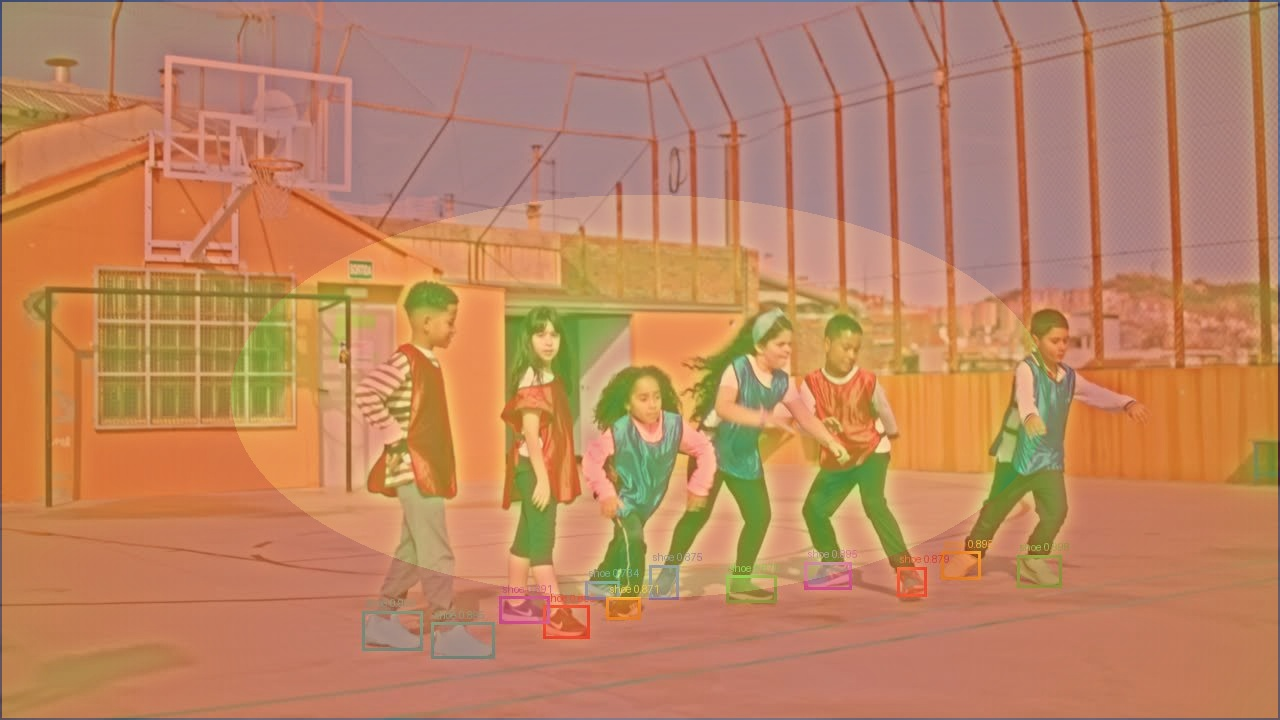
#> input picture perception/output/mock_rgbd_overlay.jpg, 1280 x 720 px
$ python validate_mock_rgbd.py --image ../output/mock_rgbd_overlay.jpg
#> lines starting #> are read from the running program, lines starting #| are printed output that depends on the picture; after the words box and inside, x2 and y2 are one past the last pixel; in counts of white or black regions, pixels touching at a corner belong together; long printed decimals are rounded
### perception/seg_web_node/mock_depth.py
"""Deterministic synthetic depth generation for Thor-only validation."""

from __future__ import annotations

import cv2
import numpy as np


def make_mock_depth(image_bgr: np.ndarray) -> np.ndarray:
    if image_bgr.ndim != 3 or image_bgr.shape[2] != 3:
        raise ValueError("image must be HxWx3 BGR")
    gray = cv2.cvtColor(image_bgr, cv2.COLOR_BGR2GRAY).astype(np.float32)
    smooth = cv2.GaussianBlur(gray, (0, 0), 9.0)
    depth = 700.0 + 1100.0 * (smooth / 255.0)
    height, width = gray.shape
    yy, xx = np.ogrid[:height, :width]
    ellipse = ((xx - width * 0.5) / (width * 0.32)) ** 2 + (
        (yy - height * 0.55) / (height * 0.28)
    ) ** 2 <= 1.0
    depth[ellipse] -= 180.0
    depth[:2, :] = 0
    depth[-2:, :] = 0
    depth[:, :2] = 0
    depth[:, -2:] = 0
    return np.clip(depth, 0, 65535).astype(np.uint16)

### perception/seg_web_node/lcm_protocol.py
"""Byte-exact G1 RGB/depth LCM packet encoders and decoders."""

from __future__ import annotations

import dataclasses
import struct
import zlib

import numpy as np

CAMERA_MAGIC = 0x4D524143
DEPTH_MAGIC = 0x48545044
CALIBRATION_MAGIC = 0x4C414343
ROBOT_STATE_MAGIC = 0x31545347
CAMERA_HEADER = struct.Struct("<IIIIQ")
DEPTH_HEADER = struct.Struct("<IIIBBHIQI")
CALIBRATION_PACKET = struct.Struct("<IHHQQIIIII20d")
ROBOT_STATE_HEADER = struct.Struct("<IHHQQqB")
ROBOT_STATE_FLOATS = struct.Struct("<107f")
DEPTH_ENCODING_RAW_ZLIB = 0
DEPTH_SOURCE_ALIGNED_TO_COLOR = 0
DEPTH_SOURCE_RESIZE_ONLY = 1
DEPTH_SOURCE_RAW_DEPTH_OPTICAL = 2
ROBOT_STATE_HAS_TORSO_IMU = 1


@dataclasses.dataclass(frozen=True)
class CameraFrame:
    width: int
    height: int
    timestamp_us: int
    jpeg: bytes


@dataclasses.dataclass(frozen=True)
class DepthFrame:
    width: int
    height: int
    encoding: int
    source: int
    depth_scale_um: int
    timestamp_us: int
    depth: np.ndarray


@dataclasses.dataclass(frozen=True)
class CameraCalibration:
    calibration_id: int
    timestamp_us: int
    depth_width: int
    depth_height: int
    color_width: int
    color_height: int
    depth_scale_um: int
    depth_intrinsics: np.ndarray
    color_intrinsics: np.ndarray
    rotation_color_depth: np.ndarray
    translation_color_depth_m: np.ndarray
    rectified: bool


@dataclasses.dataclass(frozen=True)
class RobotState:
    sequence: int
    lowstate_sequence: int
    timestamp_us: int
    mode_machine: int
    has_torso_imu: bool
    base_quat_wxyz: np.ndarray
    torso_quat_wxyz: np.ndarray
    q: np.ndarray
    dq: np.ndarray


def encode_camera(frame: CameraFrame) -> bytes:
    return CAMERA_HEADER.pack(
        CAMERA_MAGIC, frame.width, frame.height, len(frame.jpeg), frame.timestamp_us
    ) + frame.jpeg


def decode_camera(data: bytes) -> CameraFrame:
    if len(data) < CAMERA_HEADER.size:
        raise ValueError("camera packet is shorter than its header")
    magic, width, height, size, timestamp_us = CAMERA_HEADER.unpack_from(data)
    if magic != CAMERA_MAGIC:
        raise ValueError(f"invalid camera magic: 0x{magic:08x}")
    if width <= 0 or height <= 0 or len(data) != CAMERA_HEADER.size + size:
        raise ValueError("invalid camera dimensions or payload size")
    return CameraFrame(width, height, timestamp_us, data[CAMERA_HEADER.size:])


def encode_depth(
    depth: np.ndarray,
    timestamp_us: int,
    depth_scale_um: int = 1000,
    source: int = DEPTH_SOURCE_ALIGNED_TO_COLOR,
) -> bytes:
    array = np.ascontiguousarray(depth, dtype="<u2")
    if array.ndim != 2 or depth_scale_um <= 0:
        raise ValueError("depth must be HxW uint16 and scale must be positive")
    height, width = array.shape
    payload = zlib.compress(array.tobytes(), level=1)
    return DEPTH_HEADER.pack(
        DEPTH_MAGIC,
        width,
        height,
        DEPTH_ENCODING_RAW_ZLIB,
        source,
        0,
        depth_scale_um,
        timestamp_us,
        len(payload),
    ) + payload


def decode_depth(data: bytes, *, allow_unaligned: bool = False) -> DepthFrame:
    if len(data) < DEPTH_HEADER.size:
        raise ValueError("depth packet is shorter than its header")
    magic, width, height, encoding, source, reserved, scale, timestamp_us, size = (
        DEPTH_HEADER.unpack_from(data)
    )
    if magic != DEPTH_MAGIC:
        raise ValueError(f"invalid depth magic: 0x{magic:08x}")
    if width <= 0 or height <= 0 or width * height > 16_777_216:
        raise ValueError("invalid or excessive depth dimensions")
    if reserved != 0 or encoding != DEPTH_ENCODING_RAW_ZLIB or scale <= 0:
        raise ValueError("unsupported depth header fields")
    if source not in (DEPTH_SOURCE_ALIGNED_TO_COLOR, DEPTH_SOURCE_RAW_DEPTH_OPTICAL) and not allow_unaligned:
        raise ValueError(f"depth source {source} is not calibrated align-to-color")
    if len(data) != DEPTH_HEADER.size + size:
        raise ValueError("invalid depth payload size")
    expected = width * height * 2
    decompressor = zlib.decompressobj()
    raw = decompressor.decompress(data[DEPTH_HEADER.size:], expected + 1)
    if decompressor.unconsumed_tail:
        raise ValueError("compressed depth exceeds declared dimensions")
    raw += decompressor.flush()
    if not decompressor.eof or decompressor.unused_data:
        raise ValueError("invalid or excessive compressed depth stream")
    if len(raw) != expected:
        raise ValueError(f"depth expands to {len(raw)} bytes, expected {expected}")
    depth = np.frombuffer(raw, dtype="<u2").reshape(height, width).copy()
    return DepthFrame(width, height, encoding, source, scale, timestamp_us, depth)


# [105 lines left out: functions decode_calibration, encode_robot_state, decode_robot_state, not called in this run]

### perception/seg_web_node/rgbd_sync.py
"""Timestamp pairing for robot-monotonic RGB and aligned depth frames."""

from __future__ import annotations

import collections
import dataclasses

import cv2

from .lcm_protocol import CameraFrame, DepthFrame


@dataclasses.dataclass(frozen=True)
class RgbdPair:
    rgb: CameraFrame
    depth: DepthFrame
    delta_us: int


class RgbdSynchronizer:
    def __init__(self, tolerance_ms: float = 50.0, capacity: int = 30):
        if tolerance_ms < 0 or capacity <= 0:
            raise ValueError("invalid synchronizer settings")
        self.tolerance_us = round(tolerance_ms * 1000)
        self.rgb = collections.deque(maxlen=capacity)
        self.depth = collections.deque(maxlen=capacity)
        self.matched = 0
        self.dropped_rgb = 0
        self.dropped_depth = 0

    def _match(self) -> RgbdPair | None:
        if not self.rgb or not self.depth:
            return None
        best = None
        for rgb_index, rgb in enumerate(self.rgb):
            for depth_index, depth in enumerate(self.depth):
                delta = abs(rgb.timestamp_us - depth.timestamp_us)
                candidate = (delta, rgb_index, depth_index, rgb, depth)
                if best is None or candidate[:3] < best[:3]:
                    best = candidate
        assert best is not None
        delta, rgb_index, depth_index, rgb, depth = best
        if delta > self.tolerance_us:
            return None
        del self.rgb[rgb_index]
        del self.depth[depth_index]
        self.matched += 1
        return RgbdPair(rgb, depth, delta)

    def add_rgb(self, frame: CameraFrame) -> RgbdPair | None:
        if len(self.rgb) == self.rgb.maxlen:
            self.dropped_rgb += 1
        self.rgb.append(frame)
        return self._match()

    def add_depth(self, frame: DepthFrame) -> RgbdPair | None:
        if len(self.depth) == self.depth.maxlen:
            self.dropped_depth += 1
        self.depth.append(frame)
        return self._match()


# [8 lines left out: function depth_at_rgb_size, not called in this run]

### perception/seg_web_node/geometry.py
"""Vectorized pinhole deprojection and frame transforms."""

from __future__ import annotations

import dataclasses

import numpy as np


@dataclasses.dataclass(frozen=True)
class CameraIntrinsics:
    width: int
    height: int
    fx: float
    fy: float
    cx: float
    cy: float

    def validate(self) -> None:
        if self.width <= 0 or self.height <= 0 or self.fx <= 0 or self.fy <= 0:
            raise ValueError("invalid camera intrinsics")


def deproject(
    depth_raw: np.ndarray,
    intrinsics: CameraIntrinsics,
    depth_scale_um: int,
    min_depth_m: float = 0.15,
    max_depth_m: float = 3.0,
) -> np.ndarray:
    intrinsics.validate()
    if depth_raw.shape != (intrinsics.height, intrinsics.width):
        raise ValueError("depth shape does not match color intrinsics")
    if depth_scale_um <= 0:
        raise ValueError("invalid depth scale")
    z = depth_raw.astype(np.float32) * (depth_scale_um / 1_000_000.0)
    valid = (depth_raw != 0) & (z >= min_depth_m) & (z <= max_depth_m)
    u = np.arange(intrinsics.width, dtype=np.float32)[None, :]
    v = np.arange(intrinsics.height, dtype=np.float32)[:, None]
    xyz = np.empty((*z.shape, 3), dtype=np.float32)
    xyz[..., 0] = (u - intrinsics.cx) * z / intrinsics.fx
    xyz[..., 1] = (v - intrinsics.cy) * z / intrinsics.fy
    xyz[..., 2] = z
    xyz[~valid] = np.nan
    return xyz


# [113 lines left out: functions transform_points, robust_mask_center, central_mask_geometry_filter, not called in this run]

### perception/tools/validate_mock_rgbd.py
#!/usr/bin/env python3
"""Offline Thor RGB-D validation without a G1 or multicast dependency."""

from __future__ import annotations

import argparse
import sys
from pathlib import Path

import cv2
import numpy as np

sys.path.insert(0, str(Path(__file__).resolve().parents[1]))

from seg_web_node.geometry import CameraIntrinsics, deproject
from seg_web_node.lcm_protocol import (
    CameraFrame,
    decode_camera,
    decode_depth,
    encode_camera,
    encode_depth,
)
from seg_web_node.mock_depth import make_mock_depth
from seg_web_node.rgbd_sync import RgbdSynchronizer


def main() -> int:
    parser = argparse.ArgumentParser(description=__doc__)
    parser.add_argument("--image", required=True, type=Path)
    parser.add_argument("--output", type=Path, default=Path("output/mock_rgbd_overlay.jpg"))
    args = parser.parse_args()
    image = cv2.imread(str(args.image), cv2.IMREAD_COLOR)
#> image is the input picture: shape (720, 1280, 3); mean B, G, R 97.6, 133.2, 189.2
    if image is None:
        raise SystemExit(f"Cannot read image: {args.image}")
    depth = make_mock_depth(image)
#> in make_mock_depth, `depth[:, -2:] = 0`:
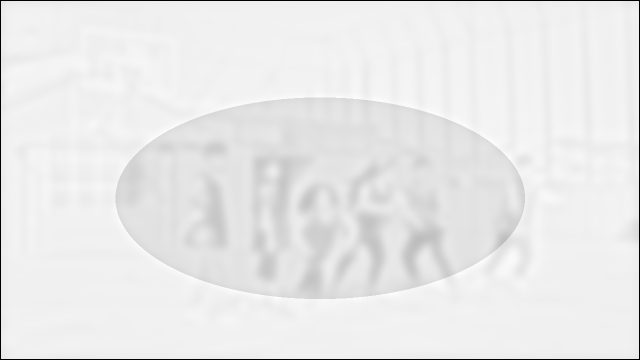
#> depth: shape (720, 1280) float32 (shown at 1/2 size); min 0, max 1383.8, mean 1268; drawn with min black and max white
    ok, jpeg = cv2.imencode(".jpg", image)
    assert ok
    h, w = depth.shape
    timestamp_us = 123_456_789
    rgb = decode_camera(encode_camera(CameraFrame(w, h, timestamp_us, jpeg.tobytes())))
    depth_frame = decode_depth(encode_depth(depth, timestamp_us))
#> in decode_depth, `magic, width, height, encoding, source, reserved, scale, timestamp_us,..`: magic = 1213485124; width = 1280; height = 720; encoding = 0; scale = 1000; timestamp_us = 123456789; size = 443905
#> in decode_depth, `expected = width * height * 2`: expected = 1843200
    sync = RgbdSynchronizer()
    assert sync.add_rgb(rgb) is None
    pair = sync.add_depth(depth_frame)
    assert pair is not None and pair.delta_us == 0
    intrinsics = CameraIntrinsics(w, h, 0.8 * w, 0.8 * w, (w - 1) / 2, (h - 1) / 2)
    xyz = deproject(pair.depth.depth, intrinsics, pair.depth.depth_scale_um)
#> in deproject, `valid = (depth_raw != 0) & (z >= min_depth_m) & (z <= max_depth_m)`:
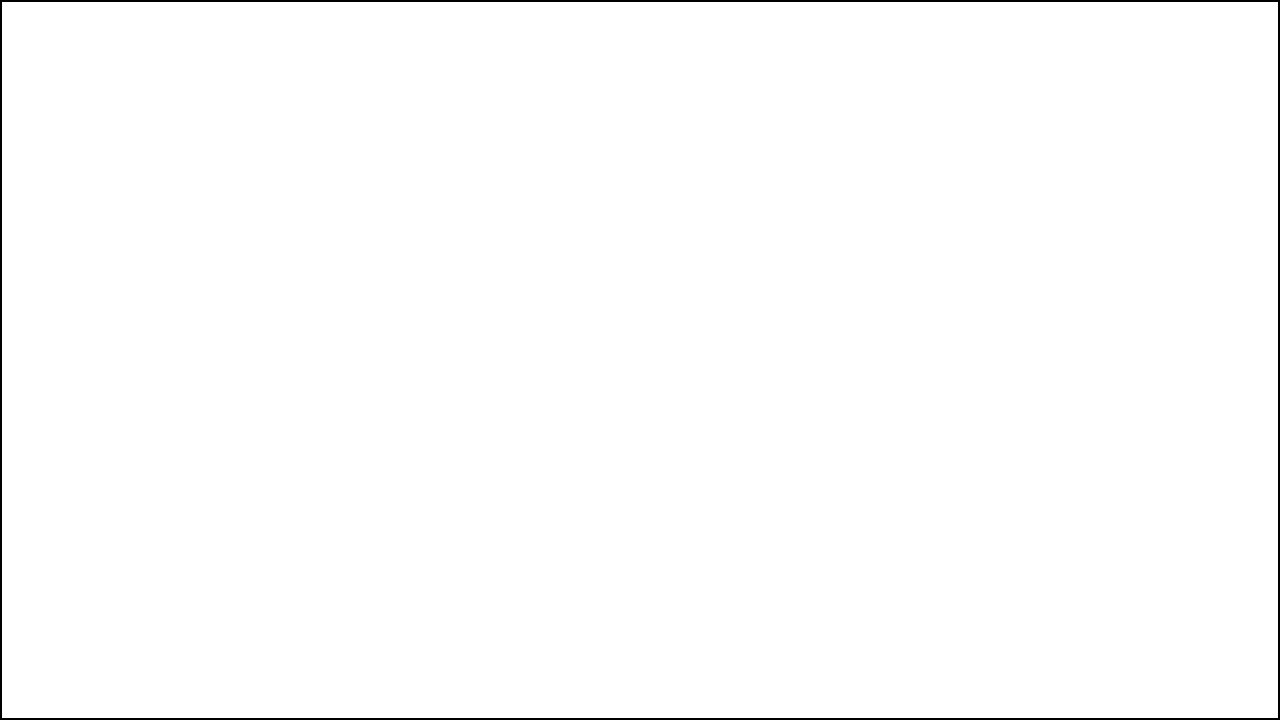
#> valid: shape (720, 1280) bool; 99.1% white; 1 black region, box (x1, y1, x2, y2) and area: (0, 0, 1280, 720) 7984
    valid = np.isfinite(xyz[..., 2])
    assert valid.mean() > 0.9
    color_depth = cv2.applyColorMap(
        cv2.normalize(depth, None, 0, 255, cv2.NORM_MINMAX).astype(np.uint8),
        cv2.COLORMAP_TURBO,
    )
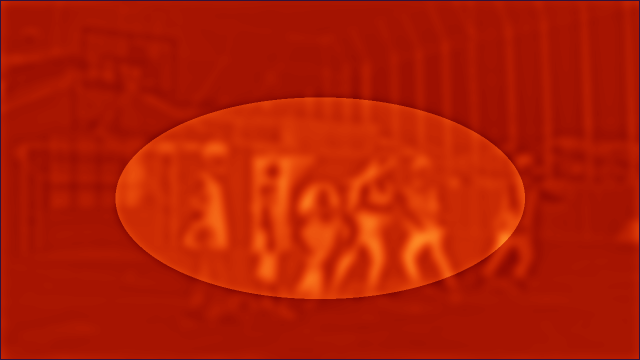
#> color_depth: shape (720, 1280, 3) (shown at 1/2 size); mean B, G, R 2.9, 28.9, 177.7
    overlay = cv2.addWeighted(image, 0.55, color_depth, 0.45, 0)
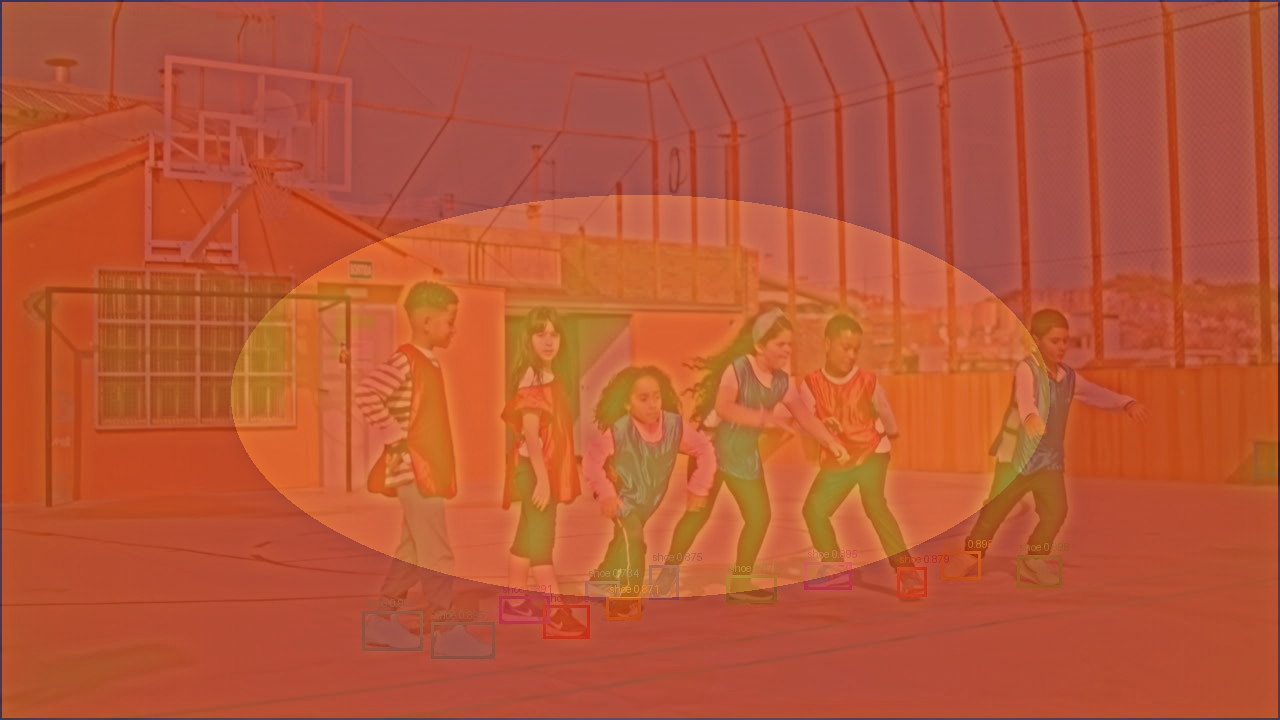
#> overlay: shape (720, 1280, 3); mean B, G, R 55, 86.3, 184.1
    args.output.parent.mkdir(parents=True, exist_ok=True)
    assert cv2.imwrite(str(args.output), overlay)
    print(
        f"[mock-validation] PASS size={w}x{h} valid={valid.mean():.3f} "
        f"center_xyz={xyz[h // 2, w // 2].tolist()} output={args.output}"
    )
#| [mock-validation] PASS size=1280x720 valid=0.991 center_xyz=[0.0006001, 0.0006001, 1.229] output=output/mock_rgbd_overlay.jpg
    return 0


if __name__ == "__main__":
    raise SystemExit(main())
#> (the program exits here)

$ run again, with perception/output/efficientvit_l0_all_rgbd.jpg copied over perception/output/mock_rgbd_overlay.jpg
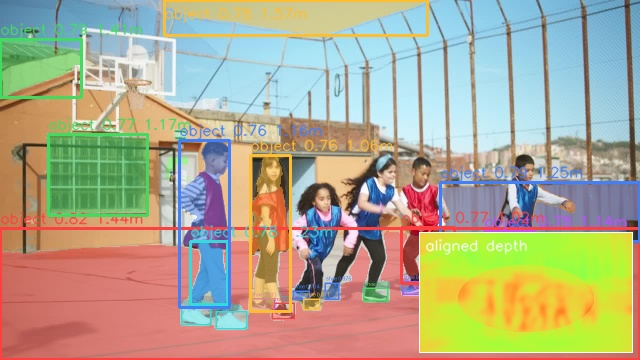
#> input picture perception/output/efficientvit_l0_all_rgbd.jpg, 640 x 360 px
#> in main, image is the input picture: shape (360, 640, 3); mean B, G, R 142.7, 168.7, 175
#> in decode_depth, `magic, width, height, encoding, source, reserved, scale, timestamp_us,..`: magic = 1213485124; width = 640; height = 360; encoding = 0; scale = 1000; timestamp_us = 123456789; size = 174666
#> expected = 460800
#> in deproject, `valid = (depth_raw != 0) & (z >= min_depth_m) & (z <= max_depth_m)`:
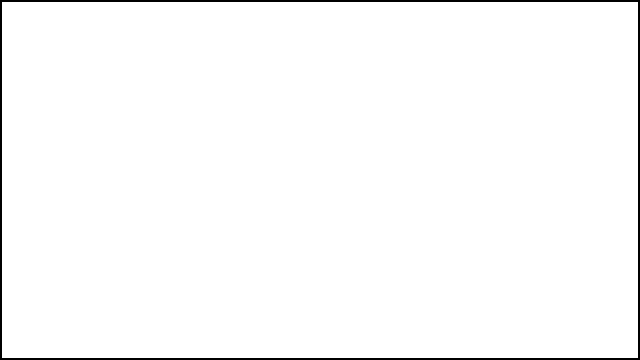
#> valid: shape (360, 640) bool; 98.3% white; 1 black region, box (x1, y1, x2, y2) and area: (0, 0, 640, 360) 3984
#> in main, `overlay = cv2.addWeighted(image, 0.55, color_depth, 0.45, 0)`:
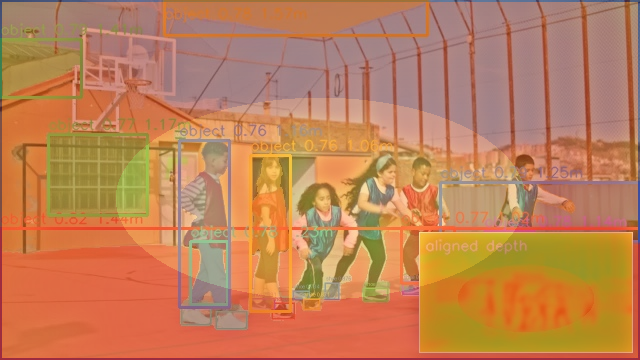
#> overlay: shape (360, 640, 3); mean B, G, R 86.9, 128.7, 192
#| [mock-validation] PASS size=640x360 valid=0.983 center_xyz=[0.001204, 0.001204, 1.233] output=output/mock_rgbd_overlay.jpg

$ run again, with perception/output/efficientvit_l0_depth_rgbd.jpg copied over perception/output/mock_rgbd_overlay.jpg
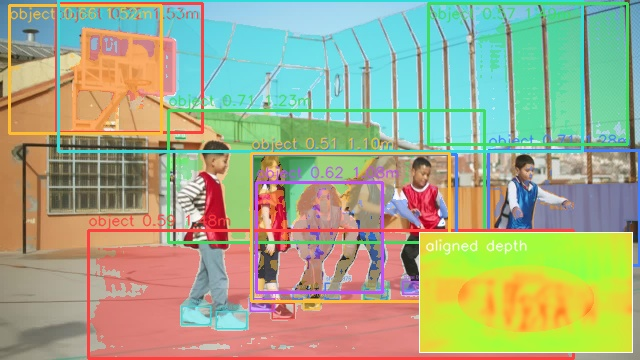
#> input picture perception/output/efficientvit_l0_depth_rgbd.jpg, 640 x 360 px
#> in main, image is the input picture: shape (360, 640, 3); mean B, G, R 136.3, 170.5, 163.3
#> in decode_depth, `magic, width, height, encoding, source, reserved, scale, timestamp_us,..`: magic = 1213485124; width = 640; height = 360; encoding = 0; scale = 1000; timestamp_us = 123456789; size = 163463
#> expected = 460800
#> in deproject, `valid = (depth_raw != 0) & (z >= min_depth_m) & (z <= max_depth_m)`:
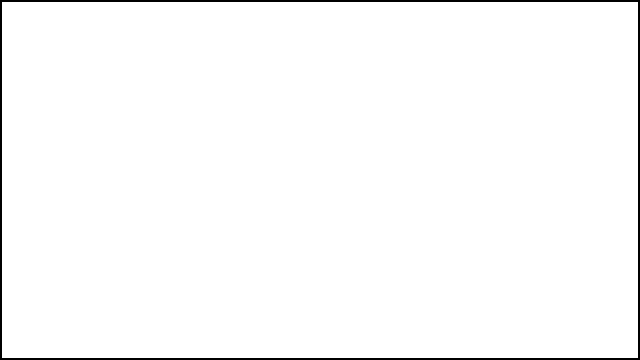
#> valid: shape (360, 640) bool; 98.3% white; 1 black region, box (x1, y1, x2, y2) and area: (0, 0, 640, 360) 3984
#> in main, `overlay = cv2.addWeighted(image, 0.55, color_depth, 0.45, 0)`:
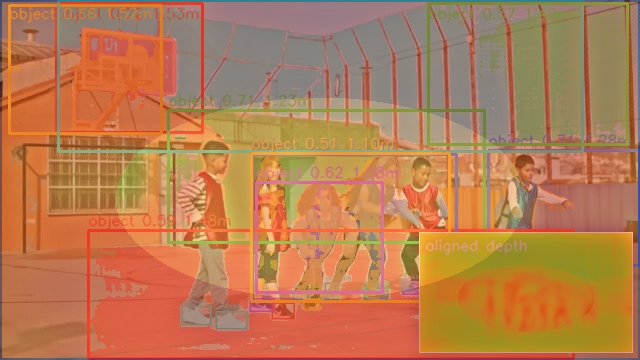
#> overlay: shape (360, 640, 3); mean B, G, R 81.7, 124.5, 183.4
#| [mock-validation] PASS size=640x360 valid=0.983 center_xyz=[0.001186, 0.001186, 1.214] output=output/mock_rgbd_overlay.jpg
